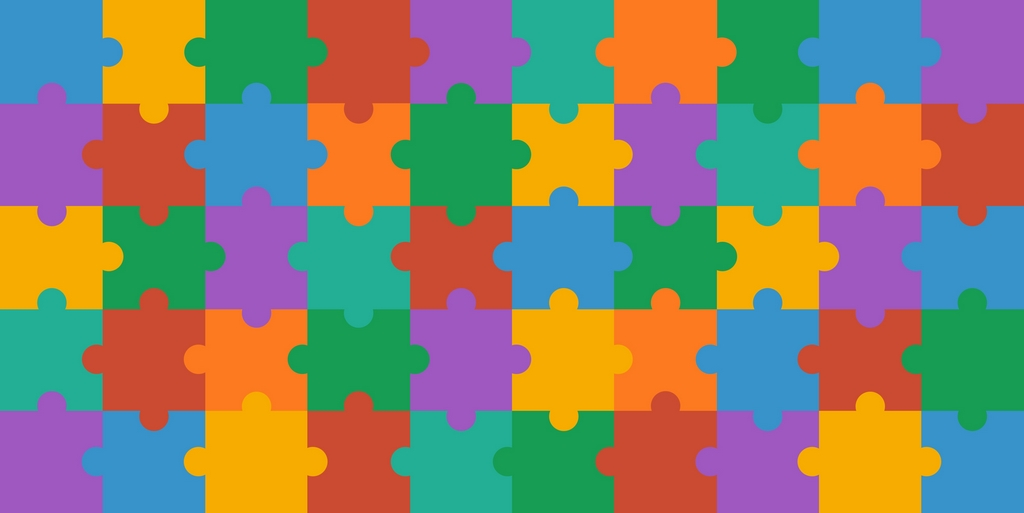
#> input picture images/puzzle.jpg, 1024 x 513 px
$ python operacoes_logicas.py
#> lines starting #> are read from the running program, lines starting #| are printed output that depends on the picture
#Importando biblioteca do OpenCV
import cv2

#Lendo imagens
quebra_cabeca = cv2.imread('../images/puzzle.jpg')
#> quebra_cabeca is the input picture: shape (513, 1024, 3); mean B, G, R 106.8, 130.3, 136.6
parte1 = cv2.imread('../images/puzzle_part1.jpg')
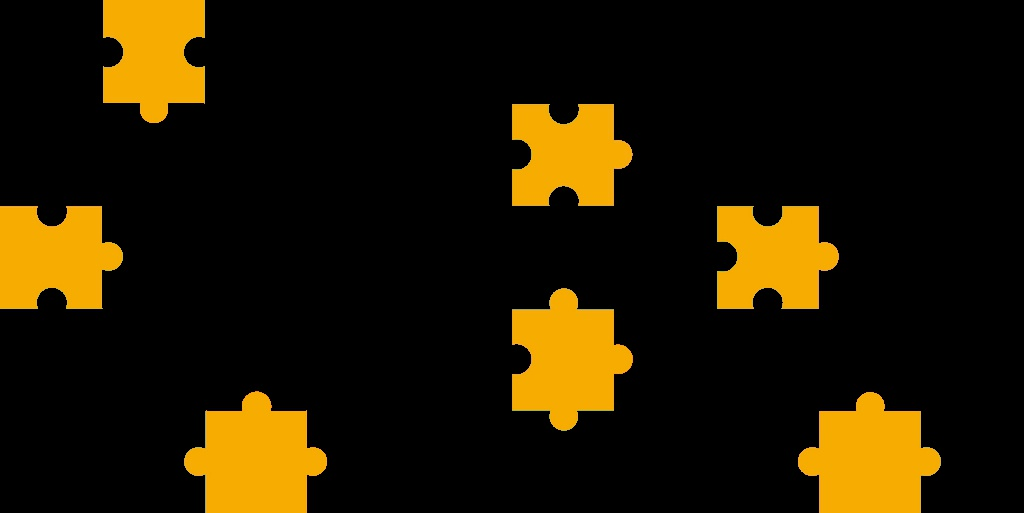
#> input picture images/puzzle_part1.jpg, 1024 x 513 px
#> parte1 is the input picture: shape (513, 1024, 3); mean B, G, R 0.8, 24.3, 34.7
parte2 = cv2.imread('../images/puzzle_part2.jpg')
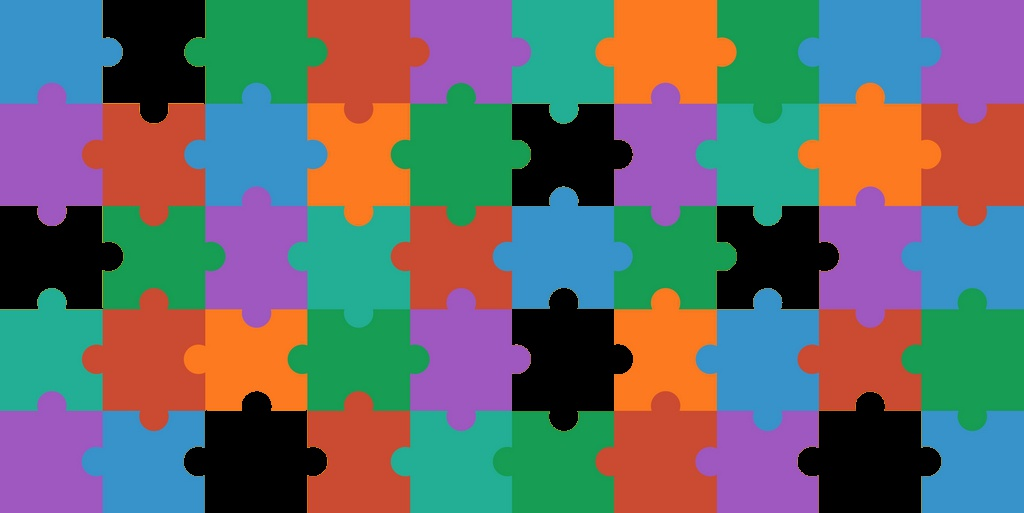
#> input picture images/puzzle_part2.jpg, 1024 x 513 px
#> parte2 is the input picture: shape (513, 1024, 3); mean B, G, R 106.6, 106.1, 102

#Mostrando imagens
cv2.imshow('Puzzle completo', quebra_cabeca)
cv2.waitKey(0)

#Mostrando imagens
cv2.imshow('Puzzle parte 1', parte1)
cv2.waitKey(0)

cv2.imshow('Puzzle parte 2', parte2)
cv2.waitKey(0)

#Aplicando operações lógicas
cv2.imshow("AND", cv2.bitwise_and(parte1, quebra_cabeca))
cv2.waitKey(0)

cv2.imshow("OR", cv2.bitwise_or(parte1, parte2))
cv2.waitKey(0)

cv2.imshow("XOR", cv2.bitwise_xor(parte1, parte2))
cv2.waitKey(0)

cv2.imshow("NOT", cv2.bitwise_not(quebra_cabeca))
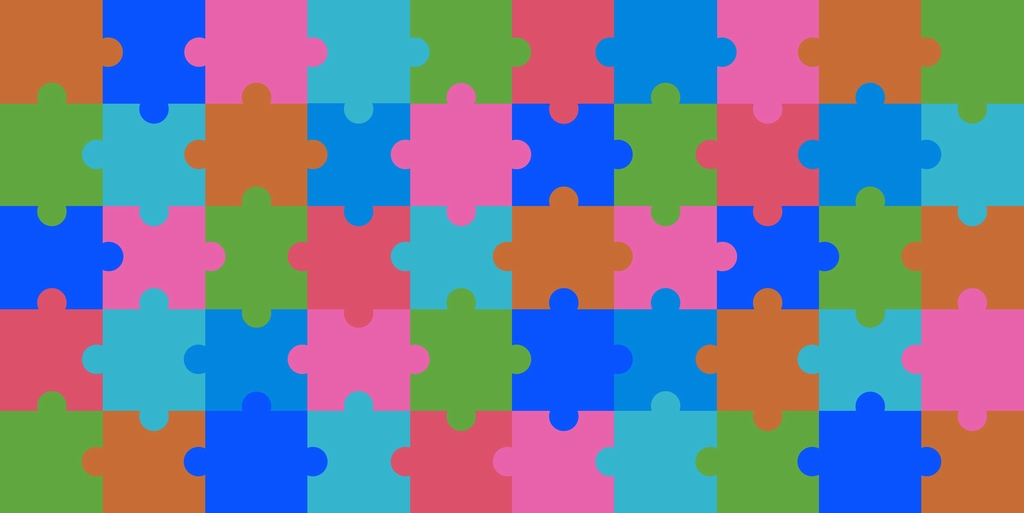
#> window 'NOT': shape (513, 1024, 3); mean B, G, R 148.2, 124.7, 118.4
cv2.waitKey(0)
